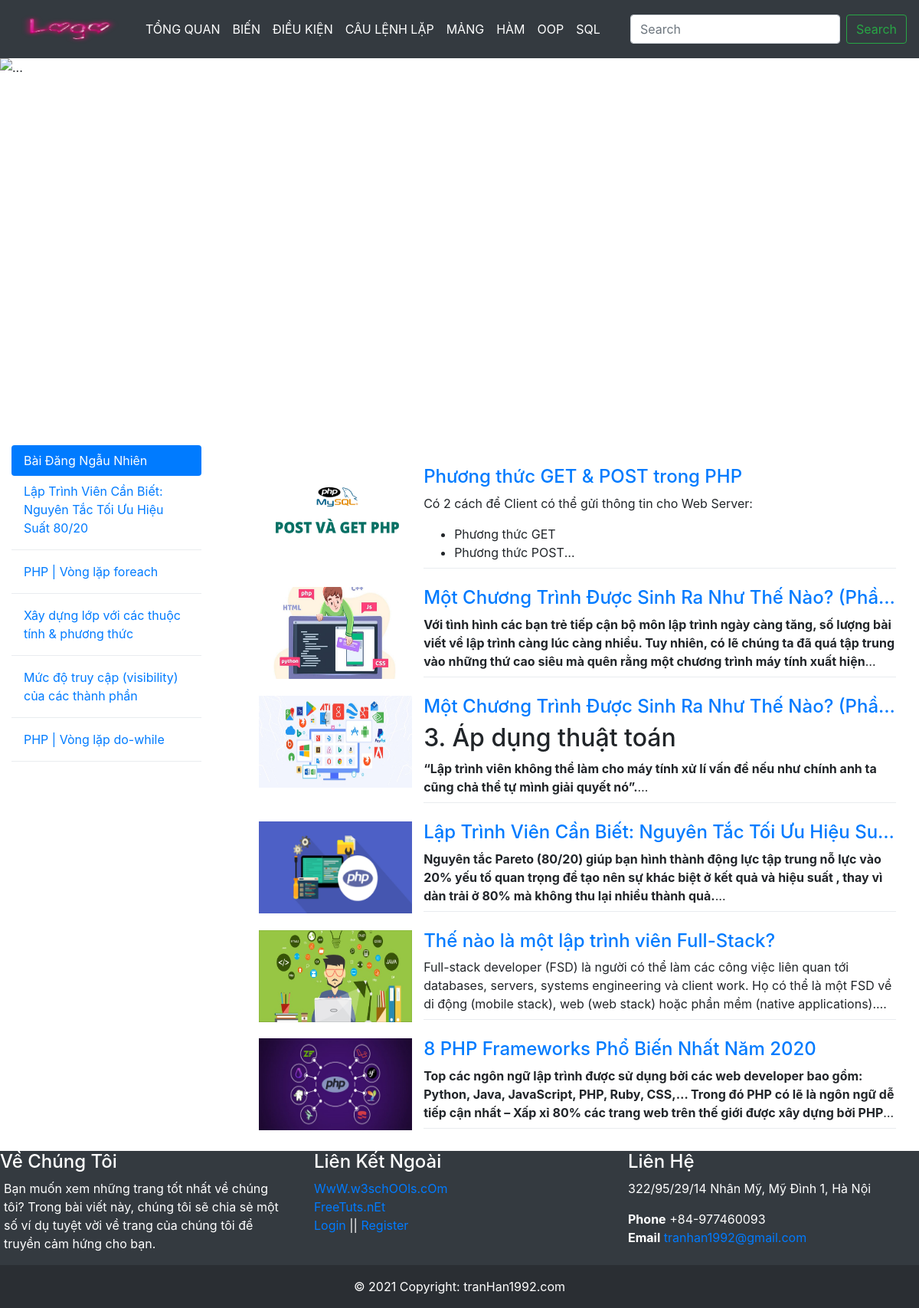
/index.php?page=listCategoryPost&key=TỔNG QUAN, run on the app's committed database.
### tables this page shows
CREATE TABLE `categories` (
  `id` int(11) NOT NULL,
  `name` varchar(500) NOT NULL COMMENT 'tên chuyên mục',
  `slug` varchar(500) NOT NULL COMMENT 'tên chuyên mục không dấu'
);

CREATE TABLE `posts` (
  `id` int(11) NOT NULL,
  `title` varchar(500) NOT NULL COMMENT 'tiêu đề bài viết',
  `slug` varchar(500) NOT NULL COMMENT 'tiêu đề không dấu',
  `view_number` int(11) NOT NULL COMMENT 'lượt xem',
  `image` varchar(500) NOT NULL COMMENT 'ảnh',
  `summary` text NOT NULL COMMENT 'tóm tắt',
  `content` longtext NOT NULL COMMENT 'nội dung',
  `category_id` varchar(255) DEFAULT NULL,
  `user_id` varchar(255) DEFAULT NULL,
  `date` date NOT NULL COMMENT 'thời gian đăng'
);

### Controller/CategoryController.php (called while the page is built, shortened)
<?php
class CategoryController
{
    public $categoryModel;
    public function __construct()
    {
        $connection = new DBconnection("root", "");
        $this->categoryModel = new CategoryModel($connection->connect());
    }
    public function listCategory1()
    {
        $category = $this->categoryModel->listCategory();
        include 'Core/navbar.php';
    }
}

### Model/DBconnection.php (called while the page is built, shortened)
<?php
class DBconnection
{
    public $user;
    public $password;
    public function __construct($user, $password)
    {
        $this->user = $user;
        $this->password = $password;
    }
    public function connect()
    {
        try {
            return new PDO("mysql:host=localhost;dbname=blog", $this->user, $this->password);
        } catch (PDOException $PDOException) {
            echo "database error";
            exit();
        }
    }
}

### Model/CategoryModel.php (called while the page is built, shortened)
<?php
class CategoryModel
{
    public $connection;
    public function __construct($connection)
    {
        $this->connection = $connection;
    }
    public function listCategory(){
        $sql = "SELECT * FROM categories";
        $stmt = $this->connection->prepare($sql);
        $stmt->execute();
        return $stmt->fetchAll();
    }
}

### Controller/PostController.php (called while the page is built, shortened)
<?php
class PostController
{
    public $postDB;
    public function __construct()
    {
        $connection = new DBconnection("root", "");
        $this->postDB = new PostDB($connection->connect());
    }
    public function listCategoryPost($key)
    {
        $posts = $this->postDB->listCategoryPost($key);
        include 'View/client/listCategoryPost.php';
    }
    public function randPost()
    {
        $randPost = $this->postDB->randPost();
        include 'View/client/randPost.php';
    }
}

### Model/PostDB.php (called while the page is built, shortened)
<?php
class PostDB
{
    public $connection;
    public function __construct($connection)
    {
        $this->connection = $connection;
    }
    public function listCategoryPost($key)
    {
        $sql = "SELECT * FROM posts WHERE category_id LIKE N'%$key%'  ORDER BY id DESC";
        $stmt = $this->connection->prepare($sql);
        $stmt->execute();
        return $stmt->fetchAll();
    }
    public function randPost()
    {
        $sql = "SELECT * FROM posts ORDER BY RAND() LIMIT 5";
        $stmt = $this->connection->prepare($sql);
        $stmt->execute();
        return $stmt->fetchAll();
    }
}

### View/client/listCategoryPost.php (the view, shortened to what this page needs)
<div id="main" class="container">
    <div class="product">
        <div class="row mt-3">
            <?php foreach ($posts as $value): ?>
                <div class="col-3 mb-3">
                    <a href="index.php?page=view&id=<?php echo $value['id']; ?>"><img
                                src="images/<?php echo $value['image']; ?>"
                                alt="<?php echo $value['title']; ?>" style="width: 200px ;height: 120px"></a>
                </div>
                <div class="col-9 mb-3">
                    <div>
                        <h4><a class="text"
                               href="index.php?page=view&id=<?php echo $value['id']; ?>"><?php echo $value['title'] ?></a>
                        </h4>
                    </div>
                    <div class="text1 ellipsis">
                        <span class="text1-concat">
                            <?php echo $value['content'] ?>
                              </span>
                    </div>
                    <div class="dropdown-divider"></div>
                </div>
            <?php endforeach; ?>
        </div>
    </div>
</div>

### Core/navbar.php (shortened to what this page needs)
<nav class="navbar navbar-expand-lg navbar-dark bg-dark disabled" >
    <a class="navbar-brand" href="/blog"><img src="images/logo.png" alt="Học PhP" style="width: 150px;height: 50px"></a>
    <div class="collapse navbar-collapse" id="navbarSupportedContent">
        <ul class="navbar-nav mr-auto">
            <?php foreach ($category as $value): ?>
            <li class="nav-item active">
                <a class="nav-link" href="index.php?page=listCategoryPost&key=<?php echo $value['name']; ?>"><?php echo $value['name']; ?> <span class="sr-only">(current)</span></a>
            </li>
            <?php endforeach; ?>
        </ul>
        <form class="form-inline my-2 my-lg-0">
            <input class="form-control mr-sm-2" type="search" placeholder="Search" aria-label="Search" name="key" id="key">
            <button class="btn btn-outline-success my-2 my-sm-0" type="submit">Search</button>
        </form>
    </div>
</nav>

### View/client/randPost.php
<?php foreach ($randPost as $value): ?>
    <a class="text nav-link" href="index.php?page=view&id=<?php echo $value['id']; ?>"><?php echo $value['title'] ?></a>
    <div class="dropdown-divider"></div>
<?php endforeach; ?>

### Core/style.css (style rules this page uses)
.container { margin: 5px 10px; }
.text1 { overflow: hidden; text-overflow: ellipsis; display: -webkit-box; -webkit-line-clamp: 3; -webkit-box-orient: vertical; }
.text { overflow: hidden; text-overflow: ellipsis; display: -webkit-box; -webkit-line-clamp: 1; -webkit-box-orient: vertical; }

### data on the page
categories: name "TỔNG QUAN"
categories: name "BIẾN"
categories: name "ĐIỀU KIỆN"
categories: name "CÂU LỆNH LẶP"
categories: name "MẢNG"
categories: name "HÀM"
categories: name "OOP"
categories: name "SQL"
posts: title "Lập Trình Viên Cần Biết: Nguyên Tắc Tối Ưu Hiệu Suất 80/20", image (picture), title "Lập Trình Viên Cần Biết: Nguyên Tắc Tối Ưu Hiệu…", content "Nguyên tắc Pareto (80/20) giúp bạn hình thành động lực tập trung nỗ lực vào 20% yếu tố quan trọng để tạo nên sự khác biệt ở kết quả và hiệu suất , thay vì dàn trải ở 80% mà không thu lại nhiều thành quả."
posts: title "PHP | Vòng lặp foreach"
posts: title "Xây dựng lớp với các thuộc tính & phương thức"
posts: title "Mức độ truy cập (visibility) của các thành phần"
posts: title "PHP | Vòng lặp do-while"
posts: image (picture), title "Phương thức GET & POST trong PHP", content "Có 2 cách để Client có thể gửi thông tin cho Web Server: Phương thức GET Phương thức POST"
posts: image (picture), title "Một Chương Trình Được Sinh Ra Như Thế Nào?…", content "Với tình hình các bạn trẻ tiếp cận bộ môn lập trình ngày càng tăng, số lượng bài viết về lập trình càng lúc càng nhiều. Tuy nhiên, có lẽ chúng ta đã quá tập trung vào những thứ cao siêu mà quên rằng một chương trình máy tính xuất…"
posts: image (picture), title "Một Chương Trình Được Sinh Ra Như Thế Nào?…", content "3. Áp dụng thuật toán “Lập trình viên không thể làm cho máy tính xử lí vấn đề nếu như chính anh ta cũng chả thể tự mình giải quyết nó”."
posts: image (picture), title "Thế nào là một lập trình viên Full-Stack?", content "Full-stack developer (FSD) là người có thể làm các công việc liên quan tới databases, servers, systems engineering và client work. Họ có thể là một FSD về di động (mobile stack), web (web stack) hoặc phần mềm (native applications)."
posts: image (picture), title "8 PHP Frameworks Phổ Biến Nhất Năm 2020", content "Top các ngôn ngữ lập trình được sử dụng bởi các web developer bao gồm: Python, Java, JavaScript, PHP, Ruby, CSS,… Trong đó PHP có lẽ là ngôn ngữ dễ tiếp cận nhất – Xấp xỉ 80% các trang web trên thế giới được xây dựng bởi…"
